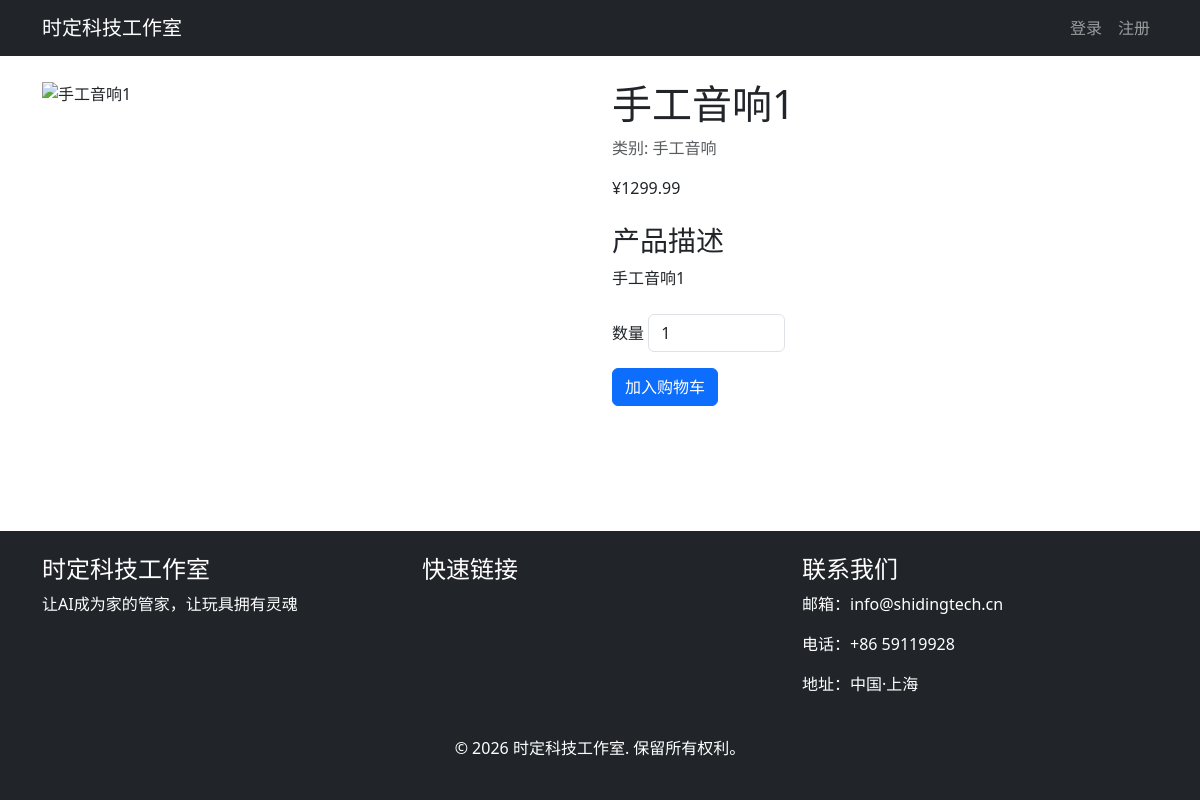
Page /product/1 on the committed database.
### app.py (models this page shows)
class Product(db.Model):
    id = db.Column(db.Integer, primary_key=True)
    name = db.Column(db.String(100), nullable=False)
    description = db.Column(db.Text, nullable=False)
    price = db.Column(db.Float, nullable=False)
    image = db.Column(db.String(200), nullable=False)
    category_id = db.Column(db.Integer, db.ForeignKey('category.id'), nullable=False)

class Category(db.Model):
    id = db.Column(db.Integer, primary_key=True)
    name = db.Column(db.String(50), unique=True, nullable=False)
    products = db.relationship('Product', backref='category', lazy=True)

### app.py (the view, shortened to what this page needs)
@app.route('/product/<int:product_id>', methods=['GET', 'POST'])
def product(product_id):
    product = Product.query.get_or_404(product_id)
    form = AddToCartForm()
    return render_template('product.html', product=product, form=form)

### app.py
class AddToCartForm(FlaskForm):
    quantity = IntegerField('数量', validators=[InputRequired()])
    submit = SubmitField('加入购物车')

### templates/product.html (shortened to what this page needs)
{% extends "base.html" %}
{% block content %}
    <div class="row">
        <div class="col-md-6">
            <img src="{{ product.image }}" class="img-fluid" alt="{{ product.name }}">
        </div>
        <div class="col-md-6">
            <h1>{{ product.name }}</h1>
            <p class="text-muted">类别: {{ product.category.name }}</p>
            <p class="font-weight-bold text-xl">¥{{ product.price }}</p>
            <div class="my-4">
                <h3>产品描述</h3>
                <p>{{ product.description }}</p>
            </div>
            <form method="POST">
                <div class="form-group mb-3">
                    {{ form.quantity.label }} {{ form.quantity(class="form-control w-25 d-inline", value=1) }}
                </div>
                {{ form.submit(class="btn btn-primary") }}
            </form>
        </div>
    </div>
{% endblock %}

### templates/base.html (style rules this page uses)
html, body { min-height: 100vh; margin: 0; display: flex; flex-direction: column; }

### rows in the picture
Product: name "手工音响1", price "1299.99", description "手工音响1"
Category: category.name "手工音响"
